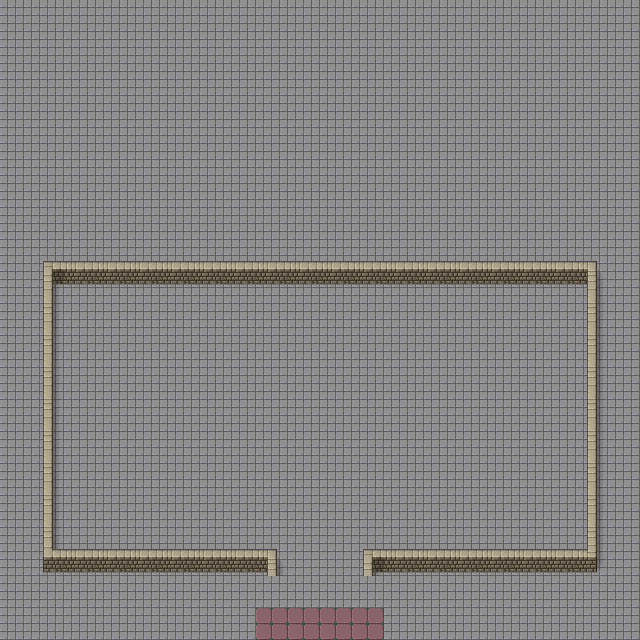

This is a level from a 2D game, rendered from its Tiled map with the project's own tilesets. A one-line summary and the map file follow, with tile-layer data summarised:
An orthogonal 20x20 tile map with 32x32 px tiles, 2 tile layers (groundLayer, wallLayer) and 1 object (start).

<map version="1.10" tiledversion="1.10.2" orientation="orthogonal" renderorder="right-down" width="20" height="20" tilewidth="32" tileheight="32" infinite="0" nextlayerid="4" nextobjectid="2">
 <editorsettings>
  <export target="room1.tmj" format="json" />
 </editorsettings>
 <tileset firstgid="1" name="pippoya" tilewidth="32" tileheight="32" tilecount="1064" columns="8">
  <image source="pippoya.png" width="256" height="4256" />
 </tileset>
 <layer id="2" name="groundLayer" width="20" height="20">
  <data>[400 cells, 400 non-empty, 2 distinct tile ids]</data>
 </layer>
 <objectgroup id="3" name="objectLayer">
  <object id="1" name="start" x="318.667" y="509.333">
   <point />
  </object>
 </objectgroup>
 <layer id="1" name="wallLayer" width="20" height="20">
  <data>[400 cells, 50 non-empty, 6 distinct tile ids]</data>
 </layer>
</map>
